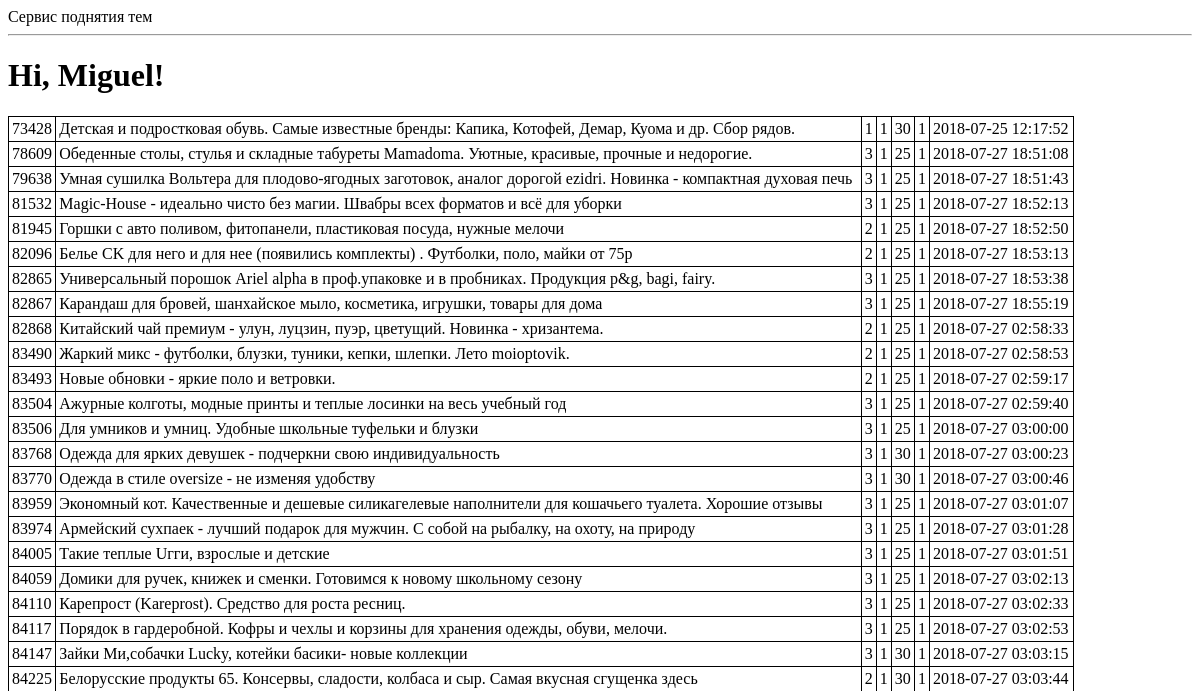
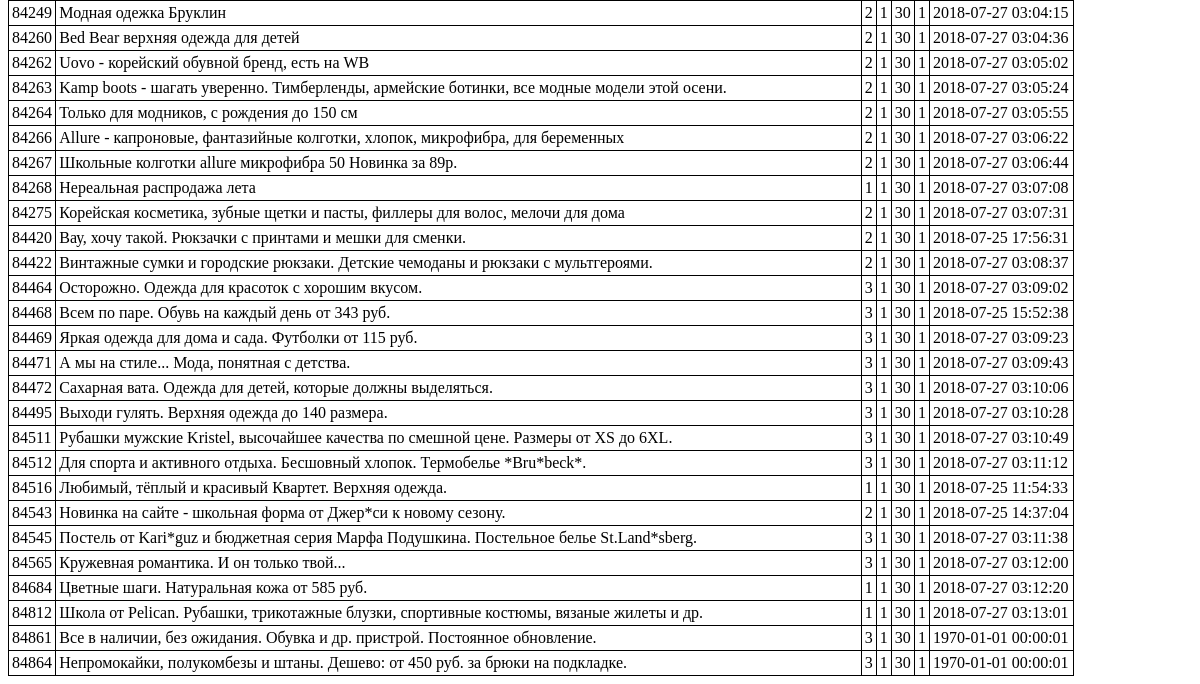
Page /2a on the earlier database version (2 pictures, top to bottom).
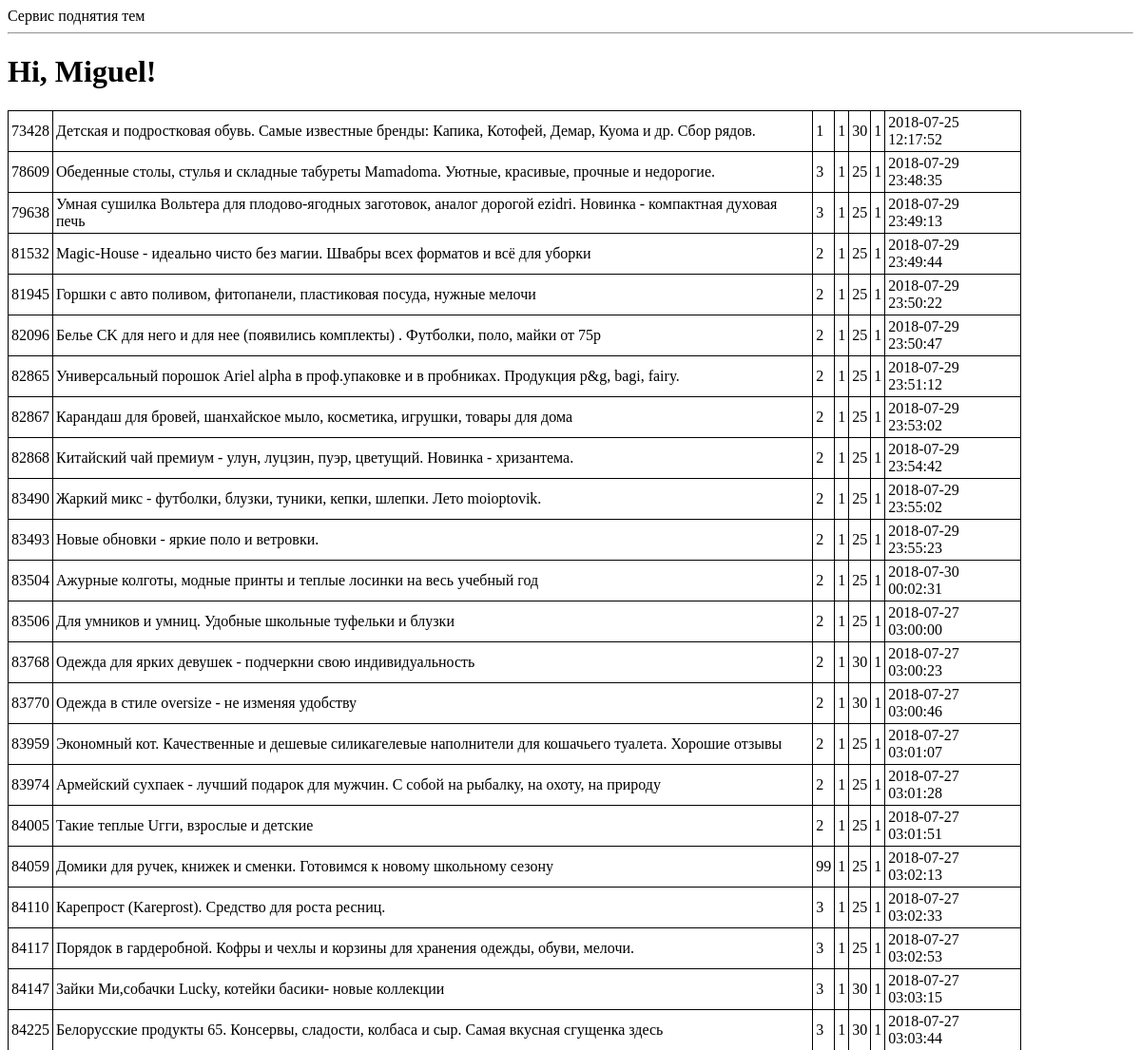
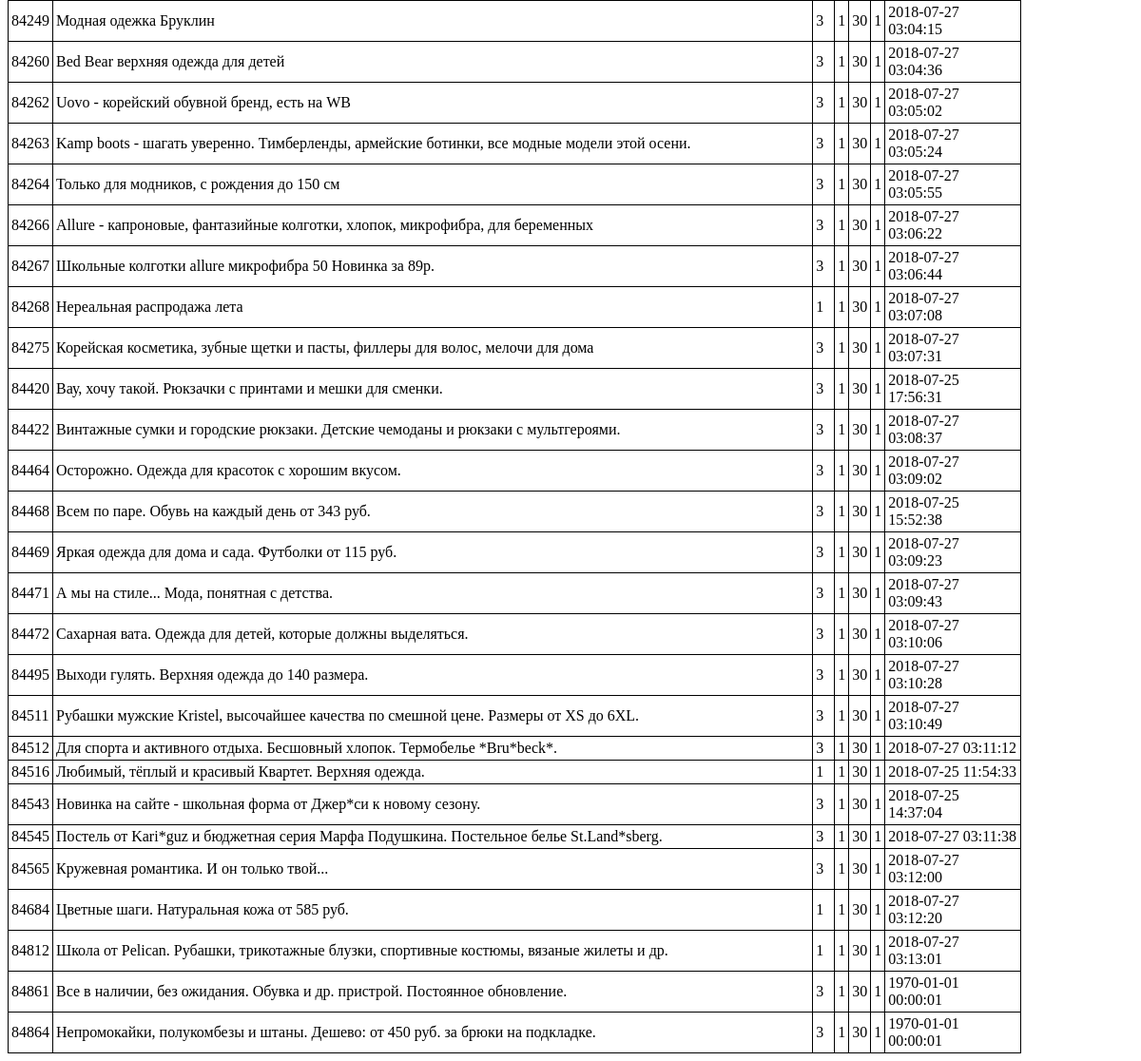
Same page on the later database version (2 pictures, top to bottom).
### tables this page shows
CREATE TABLE topics (id INTEGER PRIMARY KEY UNIQUE NOT NULL, name VARCHAR (250) NOT NULL, ref VARCHAR (100), time_start TIME DEFAULT (7), time_stop TIME DEFAULT (23.05), interval_minutes INTEGER DEFAULT (30), user_id INTEGER REFERENCES users (id), last_up_time TIME DEFAULT (1), active INT DEFAULT (1), page INT, maxpage INT DEFAULT (1), actual INT DEFAULT (1), good_id INT DEFAULT (0));

### app.py (the view)
@app.route('/2a', methods=["GET"])
def index2():
    tpcs=engine.execute("""select t.id,
                                   t.name,
                                   t.page,
                                   t.maxpage,
                                   t.interval_minutes,
                                   t.active,
                                   datetime(last_up_time, 'unixepoch', 'localtime') up_time
                           from topics t
                           where actual=1""")
    user = {'username': 'Miguel'}
    posts = [
        {
            'author': {'username': 'John'},
            'body': 'Beautiful day in Portland!'
        },
        {
            'author': {'username': 'Susan'},
            'body': 'The Avengers movie was so cool!'
        }
    ]
    return render_template('index.html', title='Home', tpcs=tpcs, user=user)

### templates/index.html
{% extends "base.html" %}
{% block content %}
    <h1>Hi, {{ user.username }}!</h1>
    <table>
    {% for row in tpcs %}
        <tr>
            <td>{{ row["id"] }}</td>
            <td>{{ row["name"] }}</td>
            <td>{{ row["page"] }}</td>
            <td>{{ row["maxpage"] }}</td>
            <td>{{ row["interval_minutes"] }}</td>
            <td>{{ row["active"] }}</td>
            <td>{{ row["up_time"] }}</td>
        </tr>
    {% endfor %}
    </table>
{% endblock %}

### templates/base.html (shortened to what this page needs)
<html>
    <head>
    </head>
    <body>
        <div>
            Сервис поднятия тем
        </div>
        <hr>
        {% block content %}{% endblock %}
    </body>
</html>

### templates/base.html (style rules this page uses)
TABLE { width: 90%; border-collapse: collapse; }
TD, TH { padding: 3px; border: 1px solid black; }

Differences in the rows shown:
changed topics id 78609: up_time "2018-07-27 18:51:08" → "2018-07-29 23:48:35"
changed topics id 79638: up_time "2018-07-27 18:51:43" → "2018-07-29 23:49:13"
changed topics "Magic-House - идеально чисто без магии. Швабры всех форматов и всё для уборки": page "3" → "2"; up_time "2018-07-27 18:52:13" → "2018-07-29 23:49:44"
changed topics "Горшки с авто поливом, фитопанели, пластиковая посуда, нужные мелочи": up_time "2018-07-27 18:52:50" → "2018-07-29 23:50:22"
changed topics "Белье CK для него и для нее (появились комплекты) . Футболки, поло, майки от 75р": up_time "2018-07-27 18:53:13" → "2018-07-29 23:50:47"
changed topics id 82865: page "3" → "2"; up_time "2018-07-27 18:53:38" → "2018-07-29 23:51:12"
changed topics "Карандаш для бровей, шанхайское мыло, косметика, игрушки, товары для дома": page "3" → "2"; up_time "2018-07-27 18:55:19" → "2018-07-29 23:53:02"
changed topics "Китайский чай премиум - улун, луцзин, пуэр, цветущий. Новинка - хризантема.": up_time "2018-07-27 02:58:33" → "2018-07-29 23:54:42"
changed topics "Жаркий микс - футболки, блузки, туники, кепки, шлепки. Лето moioptovik.": up_time "2018-07-27 02:58:53" → "2018-07-29 23:55:02"
changed topics "Новые обновки - яркие поло и ветровки.": up_time "2018-07-27 02:59:17" → "2018-07-29 23:55:23"
changed topics "Ажурные колготы, модные принты и теплые лосинки на весь учебный год": page "3" → "2"; up_time "2018-07-27 02:59:40" → "2018-07-30 00:02:31"
changed topics "Для умников и умниц. Удобные школьные туфельки и блузки": page "3" → "2"
changed topics "Одежда для ярких девушек - подчеркни свою индивидуальность": page "3" → "2"
changed topics "Одежда в стиле oversize - не изменяя удобству": page "3" → "2"
changed topics id 83959: page "3" → "2"
changed topics id 83974: page "3" → "2"
changed topics "Такие теплые Uгги, взрослые и детские": page "3" → "2"
changed topics "Домики для ручек, книжек и сменки. Готовимся к новому школьному сезону": page "3" → "99"
changed topics id 84225: page "2" → "3"
changed topics "Модная одежка Бруклин": page "2" → "3"
changed topics "Bed Bear верхняя одежда для детей": page "2" → "3"
changed topics "Uovo - корейский обувной бренд, есть на WB": page "2" → "3"
changed topics id 84263: page "2" → "3"
changed topics "Только для модников, с рождения до 150 см": page "2" → "3"
changed topics "Allure - капроновые, фантазийные колготки, хлопок, микрофибра, для беременных": page "2" → "3"
changed topics "Школьные колготки allure микрофибра 50 Новинка за 89р.": page "2" → "3"
changed topics "Корейская косметика, зубные щетки и пасты, филлеры для волос, мелочи для дома": page "2" → "3"
changed topics "Вау, хочу такой. Рюкзачки с принтами и мешки для сменки.": page "2" → "3"
changed topics "Винтажные сумки и городские рюкзаки. Детские чемоданы и рюкзаки с мультгероями.": page "2" → "3"
changed topics "Новинка на сайте - школьная форма от Джер*си к новому сезону.": page "2" → "3"
